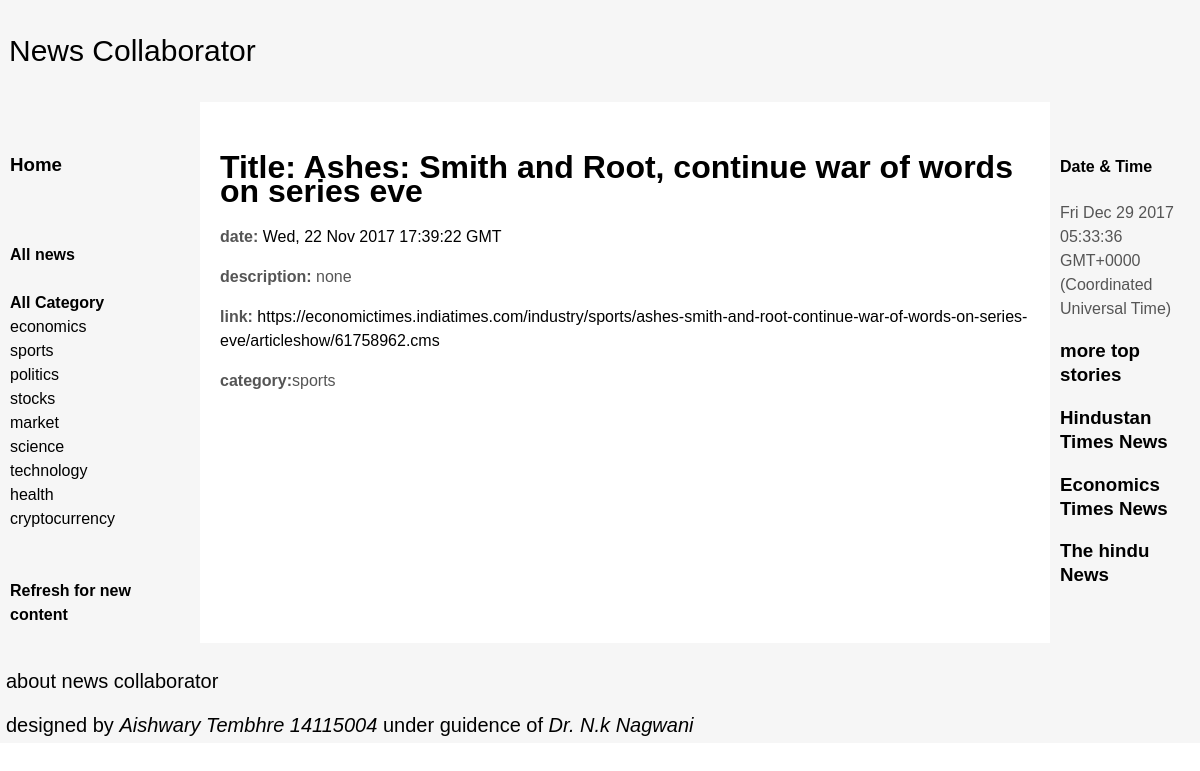
The app's page /catalog/news/240 with its own data.
### catalog/models.py (models this page shows, shortened)
class News(models.Model):
    title = models.CharField(max_length=200)
    date = models.CharField(max_length=100)
    description = models.TextField(max_length=1000, help_text="Enter a brief description of the news")
    link = models.CharField(max_length=100, help_text="hfjhhj")
    category = models.CharField(Genre, max_length=100, help_text="Select a genre for this news")

### catalog/views.py (the view)
# urls.py: url(r'^news/(?P<pk>\d+)$', views.NewsDetailView.as_view(), name='news-detail'),
class NewsDetailView(generic.DetailView):
    model = News

### catalog/templates/catalog/news_detail.html
{% extends "base_generic.html" %}
{% block content %}
  <h1>Title: {{ news.title }}</h1>
  <p><strong>date:</strong> <a href="">{{ news.date }}</a></p>
  <p><strong>description:</strong> {{ news.description }}</p>
  <p><strong>link:</strong><a href="{{ news.link }}"> {{ news.link }}</a></p>
  <p><strong>category:</strong>{{ news.category }}</p>
{% endblock %}

### catalog/templates/base_generic.html (style rules this page uses)
body { min-width: 630px; }
body { margin: 0; padding: 0; font-family:Sans-serif; line-height: 1.5em; }
p { color: #555; }
a { text-decoration: none ; color:black; }

### records on screen
News: title "Ashes: Smith and Root, continue war of words on series eve", date "Wed, 22 Nov 2017 17:39:22 GMT", description "none", link "https://economictimes.indiatimes.com/industry/sports/ashes-smith-and-root-continue-war-of-words-on-series-eve/articleshow/61758962.cms", category "sports"
